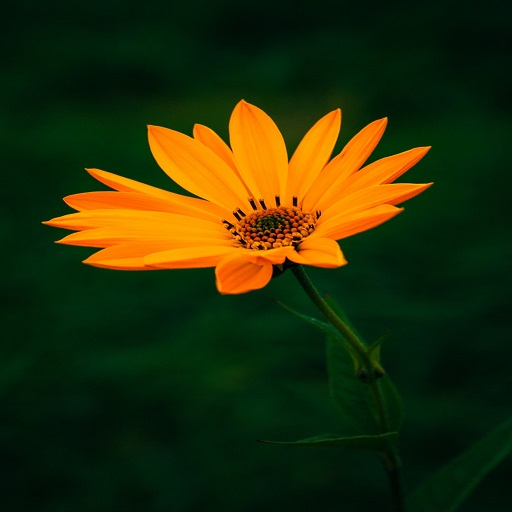
%> input picture OriginalImage.jpg, 512 x 512 px
$ octave SpatialResolution.m   (GNU Octave 9; MATLAB toolbox functions it lacks are replaced by stand-ins)
%> lines starting %> are read from the running program, lines starting %| are printed output that depends on the picture
ColorImage = imread('OriginalImage.jpg');
%> ColorImage is the input picture: size 512x512x3 uint8; mean R, G, B 38.3, 46.6, 8.6
figure;
imshow(ColorImage,'InitialMagnification','fit');

Grayscale = rgb2gray(ColorImage);
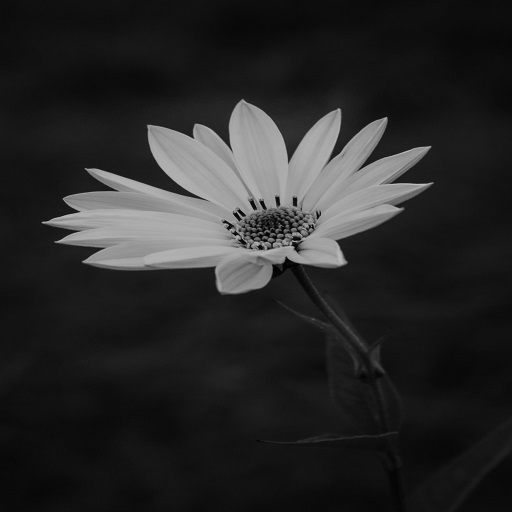
%> Grayscale: size 512x512 uint8; min 0, max 193, mean 39.7
figure;
imshow(Grayscale,'InitialMagnification','fit');

[height, width] = size(Grayscale);
%> height = 512; width = 512
Resizefactor = 0;

figure;
while Resizefactor<=8
    ReducedImage = Grayscale(1:2^Resizefactor:height, 1:2^Resizefactor:width);
    subplot(3,3,Resizefactor+1);
    imshow(ReducedImage);
    title(256/2^Resizefactor);
    Resizefactor = Resizefactor + 1;

end
%> this loop made 9 passes
%> ReducedImage on pass 9: [12 14; 20 129]
%> pass 3, `ReducedImage = Grayscale(1:2^Resizefactor:height, 1:2^Resizefactor:wid..`:
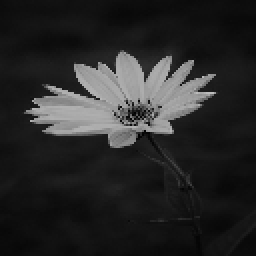
%> ReducedImage: size 128x128 uint8 (shown 2 times larger); min 2, max 190, mean 39.8
%> after the loop, Resizefactor = 9
%> after the loop:
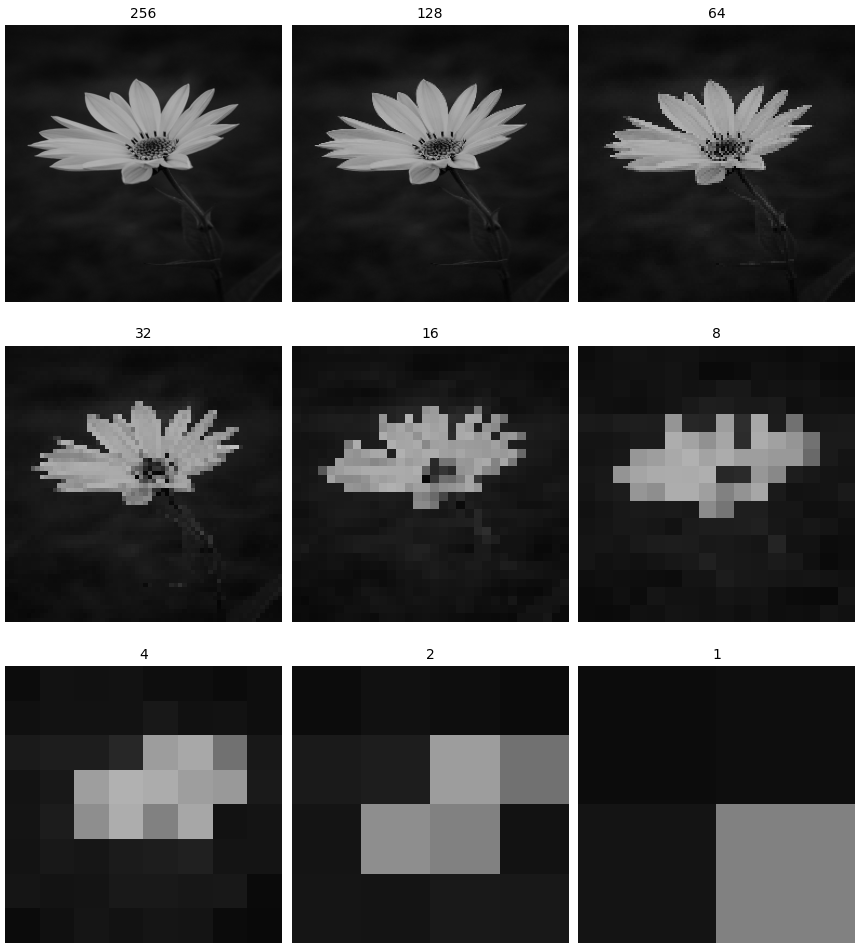
%> figure redrawn from the program's plot data, 9 panels
